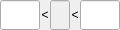
<?xml version="1.0" encoding="UTF-8"?>
<ui version="4.0">
 <class>Form</class>
 <widget class="QWidget" name="Form">
  <property name="geometry">
   <rect>
    <x>0</x>
    <y>0</y>
    <width>120</width>
    <height>30</height>
   </rect>
  </property>
  <property name="sizePolicy">
   <sizepolicy hsizetype="Preferred" vsizetype="Preferred">
    <horstretch>0</horstretch>
    <verstretch>0</verstretch>
   </sizepolicy>
  </property>
  <property name="maximumSize">
   <size>
    <width>200</width>
    <height>16777215</height>
   </size>
  </property>
  <property name="windowTitle">
   <string>Form</string>
  </property>
  <layout class="QHBoxLayout" name="horizontalLayout">
   <property name="spacing">
    <number>0</number>
   </property>
   <property name="margin">
    <number>0</number>
   </property>
   <item>
    <widget class="QLineEdit" name="lineEdit_min">
     <property name="enabled">
      <bool>true</bool>
     </property>
     <property name="sizePolicy">
      <sizepolicy hsizetype="Minimum" vsizetype="Fixed">
       <horstretch>1</horstretch>
       <verstretch>0</verstretch>
      </sizepolicy>
     </property>
     <property name="minimumSize">
      <size>
       <width>40</width>
       <height>0</height>
      </size>
     </property>
     <property name="maximumSize">
      <size>
       <width>40</width>
       <height>30</height>
      </size>
     </property>
     <property name="toolTip">
      <string>Minimal value</string>
     </property>
     <property name="text">
      <string/>
     </property>
    </widget>
   </item>
   <item>
    <widget class="QLabel" name="label_1">
     <property name="minimumSize">
      <size>
       <width>10</width>
       <height>0</height>
      </size>
     </property>
     <property name="maximumSize">
      <size>
       <width>10</width>
       <height>30</height>
      </size>
     </property>
     <property name="text">
      <string>&lt;</string>
     </property>
     <property name="alignment">
      <set>Qt::AlignCenter</set>
     </property>
    </widget>
   </item>
   <item>
    <widget class="QLineEdit" name="lineEdit">
     <property name="enabled">
      <bool>false</bool>
     </property>
     <property name="sizePolicy">
      <sizepolicy hsizetype="Minimum" vsizetype="Fixed">
       <horstretch>1</horstretch>
       <verstretch>0</verstretch>
      </sizepolicy>
     </property>
     <property name="minimumSize">
      <size>
       <width>20</width>
       <height>0</height>
      </size>
     </property>
     <property name="maximumSize">
      <size>
       <width>20</width>
       <height>30</height>
      </size>
     </property>
     <property name="toolTip">
      <string/>
     </property>
     <property name="text">
      <string/>
     </property>
    </widget>
   </item>
   <item>
    <widget class="QLabel" name="label_2">
     <property name="minimumSize">
      <size>
       <width>10</width>
       <height>0</height>
      </size>
     </property>
     <property name="maximumSize">
      <size>
       <width>10</width>
       <height>30</height>
      </size>
     </property>
     <property name="text">
      <string>&lt;</string>
     </property>
     <property name="alignment">
      <set>Qt::AlignCenter</set>
     </property>
    </widget>
   </item>
   <item>
    <widget class="QLineEdit" name="lineEdit_max">
     <property name="enabled">
      <bool>true</bool>
     </property>
     <property name="sizePolicy">
      <sizepolicy hsizetype="Minimum" vsizetype="Fixed">
       <horstretch>1</horstretch>
       <verstretch>0</verstretch>
      </sizepolicy>
     </property>
     <property name="minimumSize">
      <size>
       <width>40</width>
       <height>0</height>
      </size>
     </property>
     <property name="maximumSize">
      <size>
       <width>40</width>
       <height>30</height>
      </size>
     </property>
     <property name="toolTip">
      <string>Maximal value</string>
     </property>
     <property name="layoutDirection">
      <enum>Qt::LeftToRight</enum>
     </property>
     <property name="text">
      <string/>
     </property>
     <property name="alignment">
      <set>Qt::AlignRight|Qt::AlignTrailing|Qt::AlignVCenter</set>
     </property>
    </widget>
   </item>
  </layout>
 </widget>
 <resources/>
 <connections/>
</ui>
